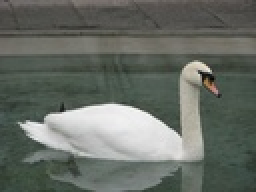
%> input picture Negative/1.jpg, 128 x 96 px, shrunk from 768 x 576 before the run (shown 2 times larger)
$ octave Gaussian_Filter.m   (GNU Octave 9; MATLAB toolbox functions it lacks are replaced by stand-ins)
%> lines starting %> are read from the running program, lines starting %| are printed output that depends on the picture
### LPF/Noise.m
function k = Noise(k)

[m,n] = size(k);
percent = 0.2;
x = m*n*percent;
noise_P = randi(m*n, [x, 1]);

for i=1:length(noise_P)

    k(noise_P(i)) = randi([1 256]);
    k(noise_P(i)) = 255;
end

end

### LPF/Gaussian_Filter.m
% close all;
clear all;

image = imread('C:/Users/i-Tech/Desktop/IM/1.jpg');
%> image is the input picture: size 96x128x3 uint8; mean R, G, B 103, 108.5, 101.2
k = Noise(image);
%> after the loop in Noise, `for i=1:length(noise_P)`:
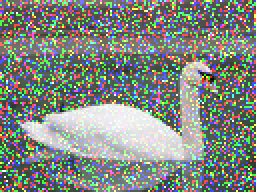
%> k: size 96x128x3 uint8 (shown 2 times larger); mean R, G, B 129.5, 135.8, 129
Noisy_img = Noise(image);
%> after the loop in Noise (call 2), `for i=1:length(noise_P)`:
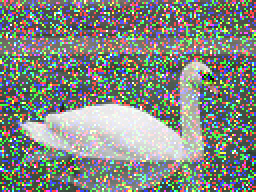
%> k: size 96x128x3 uint8 (shown 2 times larger); mean R, G, B 130.6, 135.4, 129.6
[M,N]=size(image);
%> M = 96; N = 384

% Gaussian Filter
G_Mask =[1 2 1
            2 4 2
            1 2 1];
G_Mask = (G_Mask/16);

for i=2:1:M-1;
    for j=2:1:N-1;
        array=[Noisy_img(i-1,j-1),Noisy_img(i-1,j),Noisy_img(i-1,j+1)
               Noisy_img(i,j-1),Noisy_img(i,j),Noisy_img(i,j+1)
               Noisy_img(i+1,j-1),Noisy_img(i+1,j),Noisy_img(i+1,j+1)];

        array=G_Mask.*double(uint8(array));
        array=round(sum(sum(array)));
        Noisy_img(i,j)= array;

    end
end
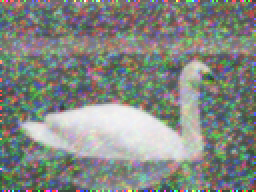
%> Noisy_img: size 96x128x3 uint8 (shown 2 times larger); mean R, G, B 130.7, 135.4, 129.6

figure
set(gcf,'Position',get(0,'Screensize'));
subplot(1,2,1);imshow(k ,[]);title('Noise')
subplot(1,2,2);imshow(Noisy_img,[]);title('Guassian Filter')


%%
% I = double(Noisy_img);
%
% %Design the Gaussian Kernel
% %Standard Deviation
% sigma = 1.76;
% %Window size
% sz = 4;
% [x,y]=meshgrid(-sz:sz,-sz:sz);
%
% M = size(x,1)-1;
% N = size(y,1)-1;
% Exp_comp = -(x.^2+y.^2)/(2*sigma*sigma);
% Kernel= exp(Exp_comp)/(2*pi*sigma*sigma);
%
% %Initialize
% Output=zeros(size(I));
% %Pad the vector with zeros
% I = padarray(I,[sz sz]);
%
% %Convolution
% for i = 1:size(I,1)-M
%     for j =1:size(I,2)-N
%         Temp = I(i:i+M,j:j+M).*Kernel;
%         Output(i,j)=sum(Temp(:));
%     end
% end
% %Image without Noise after Gaussian blur
% Output = uint8(Output);
% figure,imshow(Output);
